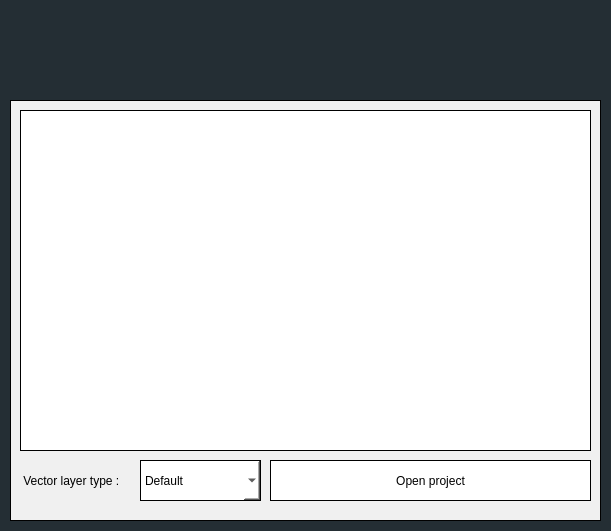
<?xml version="1.0" encoding="UTF-8"?>
<ui version="4.0">
 <class>Dialog</class>
 <widget class="QDialog" name="Dialog">
  <property name="geometry">
   <rect>
    <x>0</x>
    <y>0</y>
    <width>611</width>
    <height>531</height>
   </rect>
  </property>
  <property name="windowTitle">
   <string>Open project</string>
  </property>
  <property name="styleSheet">
   <string notr="true">background-color:rgb(36, 46, 52)</string>
  </property>
  <widget class="QLabel" name="jmap_image_label">
   <property name="geometry">
    <rect>
     <x>10</x>
     <y>10</y>
     <width>121</width>
     <height>71</height>
    </rect>
   </property>
   <property name="text">
    <string/>
   </property>
   <property name="pixmap">
    <pixmap resource="../resources/resources.qrc">:/images/images/Logo_JMap_Cloud.svg</pixmap>
   </property>
  </widget>
  <widget class="QWidget" name="widget" native="true">
   <property name="geometry">
    <rect>
     <x>10</x>
     <y>100</y>
     <width>591</width>
     <height>421</height>
    </rect>
   </property>
   <property name="styleSheet">
    <string notr="true">background-color:rgb(240, 240, 240);
border: 1px solid</string>
   </property>
   <widget class="QPushButton" name="open_project_pushButton">
    <property name="geometry">
     <rect>
      <x>260</x>
      <y>360</y>
      <width>321</width>
      <height>41</height>
     </rect>
    </property>
    <property name="sizePolicy">
     <sizepolicy hsizetype="Preferred" vsizetype="MinimumExpanding">
      <horstretch>0</horstretch>
      <verstretch>0</verstretch>
     </sizepolicy>
    </property>
    <property name="focusPolicy">
     <enum>Qt::WheelFocus</enum>
    </property>
    <property name="styleSheet">
     <string notr="true">background-color:rgb(255, 255, 255)</string>
    </property>
    <property name="text">
     <string>Open project</string>
    </property>
   </widget>
   <widget class="QListWidget" name="project_List_listWidget">
    <property name="geometry">
     <rect>
      <x>10</x>
      <y>10</y>
      <width>571</width>
      <height>341</height>
     </rect>
    </property>
    <property name="styleSheet">
     <string notr="true">font-size:17px;
background-color:rgb(255, 255, 255)</string>
    </property>
    <property name="iconSize">
     <size>
      <width>100</width>
      <height>75</height>
     </size>
    </property>
    <property name="spacing">
     <number>3</number>
    </property>
    <property name="viewMode">
     <enum>QListView::ListMode</enum>
    </property>
   </widget>
   <widget class="QLabel" name="vector_type_label">
    <property name="geometry">
     <rect>
      <x>10</x>
      <y>360</y>
      <width>111</width>
      <height>41</height>
     </rect>
    </property>
    <property name="styleSheet">
     <string notr="true">border : none;
color:black</string>
    </property>
    <property name="text">
     <string> Vector layer type :</string>
    </property>
   </widget>
   <widget class="QComboBox" name="vector_type_comboBox">
    <property name="geometry">
     <rect>
      <x>130</x>
      <y>360</y>
      <width>121</width>
      <height>41</height>
     </rect>
    </property>
    <property name="autoFillBackground">
     <bool>false</bool>
    </property>
    <property name="styleSheet">
     <string notr="true">background-color:white;
color:black</string>
    </property>
    <item>
     <property name="text">
      <string>Default</string>
     </property>
    </item>
    <item>
     <property name="text">
      <string>All in GeoJSON</string>
     </property>
    </item>
    <item>
     <property name="text">
      <string>All in Vector Tiles</string>
     </property>
    </item>
   </widget>
  </widget>
 </widget>
 <resources>
  <include location="../../resources.qrc"/> </resources>
 <connections/>
</ui>
